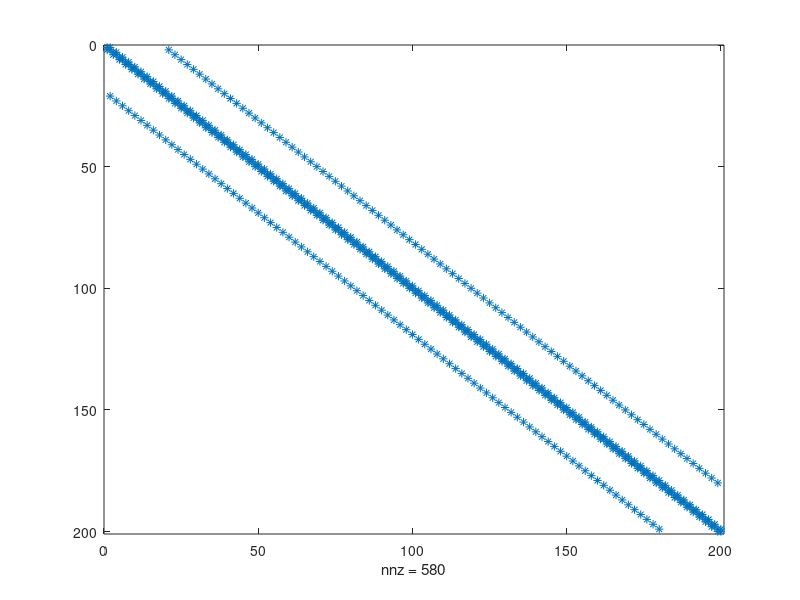

Write the MATLAB code that produced this figure. (Note: this script raises an error after producing the figure.)
clear all;
close all;

p.NumBowties = 100;
p.REmitter = 1; % 1 ohm 
p.RCollector = 1; % 1 ohm 
%p.Area = 0.0001; % need to actually get a reasonable estimate  
p.Area = 5e-18; % 5 nm^2
%p.Beta = 0.9; % enhancement factor 
p.Beta = 25; % enhancement factor 
p.Distance = 10; % 10 nm
p.workFunction = 5.1; % work function of gold 
p.CemitterCollector = 200; % nano farad
p.Cparasitic = 0.05; % 0.1 nano farad
% p.Radius = 1; % 1 nm?
p.Radius = 10; % 1 nm
p.taby = csvread('rspa20140811supp3.csv');    
% number of rows
p.row = 10;
% number of columns 
p.col = 10;
p.Ccoupling = 0.03;
%u.jnano = 1;

v1 = 5;
v2 = 0;
u.vEmitter =  v1/p.REmitter;
u.vCollector = v2/p.RCollector;

% Stamp C and invert; stamp G
C = zeros(2*p.NumBowties);
G = zeros(2*p.NumBowties); % this is for the linear part. Non-linear part is stamped in eval_f 
for i = 1:2*p.NumBowties
    C(i,i) = p.CemitterCollector+p.Cparasitic;
    if mod(i,2) == 1
        C(i,i+1)= C(i,i+1)-p.CemitterCollector;
        G(i,i) = G(i,i) -1./(p.REmitter);
        if  i> 2*p.row
            C(i,i) = C(i,i) + p.Ccoupling;
            C(i,i-2*p.row+1) = C(i,i-2*p.row+1) -p.Ccoupling;
        end 
    else
        C(i,i-1)= -p.CemitterCollector;
        G(i,i) = -1./(p.RCollector);
        if i<= 2*p.row*(p.col-1)
            G(i,i) = G(i,i) + p.Ccoupling;
            C(i,i+2*p.row-1) = C(i,i+2*p.row-1) + p.Ccoupling;
        end
    end
end
figure;
spy(C)
invC = inv(C);
p.CG = invC*G;

x0 = zeros(2*p.NumBowties, 1);

t_stop = 0.5;
t_start = 0;
timestep = 0.005;

% Implement forward euler
X = ForwardEulerNew(x0,p,u,t_start,t_stop,timestep);

x0 = X(:,100);
%x0 = X(:,5);
%x0 = X(:,500);

f= -eval_f2(x0, p, u);
J = FiniteDifferenceJacobian(@eval_f2, x0, p, u);
disp(cond(J))
delX = J\f;

tol = 1e-5;
[x,r] = tgcr(J,f,tol,100);

maxeval = max(abs(eig(J)))
mineval = min(abs(eig(J)))

% Chebyshev bounds: 
A = (sqrt(maxeval/mineval)-1)/(sqrt(maxeval/mineval)+1);
log(tol*2)/log(A)